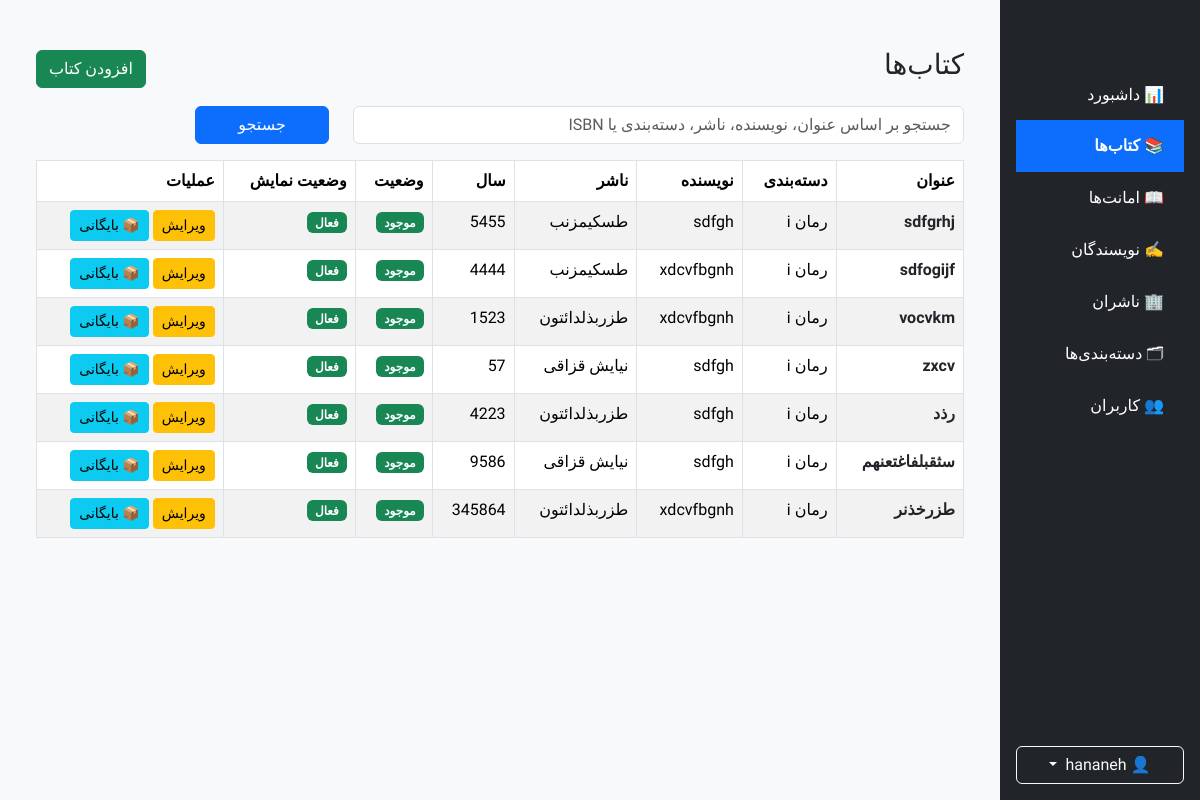
The app's page /dashboard/books/ (signed in), older data.
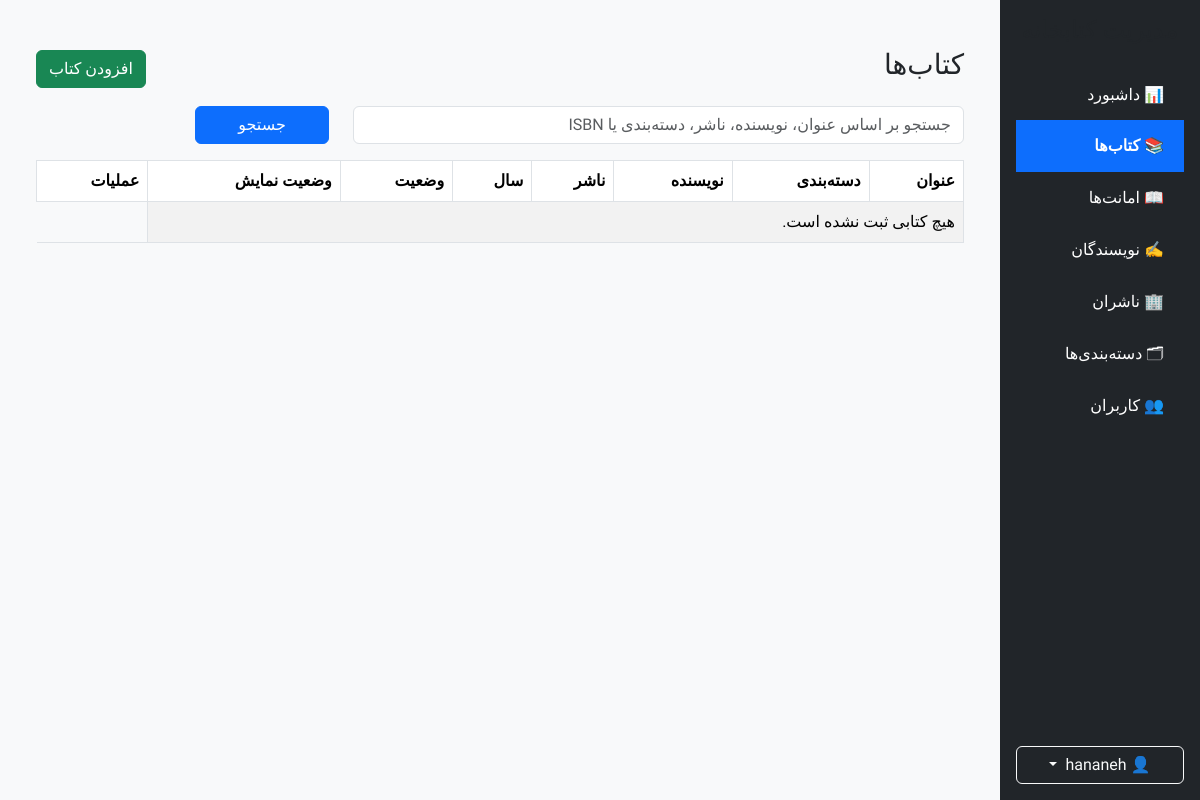
The same page, newer data.
### books/models.py (models this page shows, shortened)
class Book(BaseModel):
    category = models.ForeignKey(
        Category,
        on_delete=models.PROTECT,
        related_name="books",
        verbose_name="دسته‌بندی"
    )
    author = models.ForeignKey(
        Author,
        on_delete=models.PROTECT,
        related_name="books",
        verbose_name="نویسنده"
    )
    publisher = models.ForeignKey(
        Publisher,
        on_delete=models.PROTECT,
        related_name="books",
        verbose_name="ناشر"
    )
    title = models.CharField(
        max_length=200,
        verbose_name="عنوان کتاب"
    )
    isbn = models.CharField(
        max_length=100,
        unique=True,
        verbose_name="ISBN"
    )
    publish_year = models.PositiveIntegerField(
        verbose_name="سال انتشار",
    )
    pages = models.PositiveIntegerField(
        verbose_name="تعداد صفحات"
    )
    description = models.TextField(
        blank=True,
        verbose_name="توضیحات"
    )
    summary = models.TextField(
    blank=True,
    verbose_name="خلاصه کتاب"
    )
    language = models.CharField(
    max_length=50,
    default="فارسی",
    verbose_name="زبان"
    )
    copies = models.PositiveIntegerField(
    default=1,
    verbose_name="تعداد نسخه"
    )
    image = models.ImageField(
        upload_to="books/",
        blank=True,
        null=True,
        verbose_name="تصویر جلد"
    )
    is_available = models.BooleanField(
        default=True,
        verbose_name="موجود"
    )
    is_active = models.BooleanField(
        default=True,
        verbose_name="فعال"
    )
    class Meta:
        verbose_name = "کتاب"
        verbose_name_plural = "کتاب‌ها"
        ordering = ["title"]

class Category(BaseModel):
    name = models.CharField(
        max_length=100,
        unique=True,
        verbose_name="نام دسته‌بندی"
    )
    class Meta:
        verbose_name = "دسته‌بندی"
        verbose_name_plural = "دسته‌بندی‌ها"
        ordering = ["name"]

class Author(BaseModel):
    full_name = models.CharField(
        max_length=150,
        unique=True,
        verbose_name="نام نویسنده"
    )
    class Meta:
        verbose_name = "نویسنده"
        verbose_name_plural = "نویسندگان"
        ordering = ["full_name"]

class Publisher(BaseModel):
    name = models.CharField(
        max_length=150,
        unique=True,
        verbose_name="نام ناشر"
    )
    class Meta:
        verbose_name = "ناشر"
        verbose_name_plural = "ناشران"
        ordering = ["name"]

### books/views.py (the view, shortened to what this page needs)
# urls.py: path("dashboard/books/",views.AdminBookListView.as_view(),name="admin-book-list",),
class AdminBookListView(SuperUserRequiredMixin,ListView,):
    model = Book
    template_name = "books/admin/book_list.html"
    context_object_name = "books"
    paginate_by = 10
    def get_queryset(self):
        queryset = Book.objects.select_related(
            "category",
            "author",
            "publisher", )
        search = self.request.GET.get("search")
        return queryset
    def get_context_data(self, **kwargs):
        context = super().get_context_data(**kwargs)
        context["sidebar"] = "book"
        return context

### core/mixins.py (called while the page is built)
    def test_func(self):
        return self.request.user.is_superuser

### books/templates/books/admin/book_list.html (shortened to what this page needs)
{% extends "shared/_admin_layout.html" %}
{% block sidebar %}
    {% include "shared/_admin_sidebar.html" %}
{% endblock %}
{% block content %}
<div class="container mt-4">
    <div class="d-flex justify-content-between align-items-center mb-3">
        <h3>کتاب‌ها</h3>
        <a href="{% url 'book-create' %}" class="btn btn-success">
            افزودن کتاب
        </a>
    </div>
    <form method="get" class="mb-3">
        <div class="row">
            <div class="col-md-8">
                <input
                    type="text"
                    name="search"
                    class="form-control"
                    placeholder="جستجو بر اساس عنوان، نویسنده، ناشر، دسته‌بندی یا ISBN"
                    value="{{ request.GET.search }}"
                >
            </div>
            <div class="col-md-2">
                <button class="btn btn-primary w-100">
                    جستجو
                </button>
            </div>
        </div>
    </form>
    <table class="table table-bordered table-striped table-hover">
        <thead>
        <tr>
            <th>عنوان</th>
            <th>دسته‌بندی</th>
            <th>نویسنده</th>
            <th>ناشر</th>
            <th>سال</th>
            <th>وضعیت</th>
            <th>وضعیت نمایش</th>
            <th>عملیات</th>
        </tr>
        </thead>
        <tbody>
        {% for book in books %}
            <tr {% if not book.is_active %}class="table-secondary"{% endif %}>
               <td><a href="{% url 'book-detail' book.pk %}" class="book-link text-dark fw-bold text-decoration-none">{{ book.title }}</a></td>
                <td>{{ book.category.name }}</td>
                <td>{{ book.author.full_name }}</td>
                <td>{{ book.publisher.name }}</td>
                <td>{{ book.publish_year }}</td>
                <td>
                    {% if book.is_available %}
                        <span class="badge bg-success">موجود</span>
                    {% else %}
                        <span class="badge bg-danger">ناموجود</span>
                    {% endif %}
                </td>
<td>
    {% if book.is_active %}
        <span class="badge bg-success">
            فعال
        </span>
    {% else %}
        <span class="badge bg-secondary">
            بایگانی شده
        </span>
    {% endif %}
</td>
<td>
    {% if book.is_active %}
        <a href="{% url 'book-update' book.id %}"
           class="btn btn-warning btn-sm">
            ویرایش
        </a>
        <a href="{% url 'book-delete' book.id %}"
           class="btn btn-info btn-sm">
            📦 بایگانی
        </a>
    {% endif %}
</td>
            </tr>
        {% empty %}
            <tr>
                <td colspan="7">
                    هیچ کتابی ثبت نشده است.
                </td>
            </tr>
        {% endfor %}
        </tbody>
    </table>
</div>
{% endblock %}

Row changes from the older to the newer data that the page shows:
removed Book: title "sdfgrhj", category.name "رمان i", author.full_name "sdfgh", publisher.name "طسکیمزنب", publish_year "5455", is_available "موجود", is_active "فعال"
removed Book: title "sdfogijf", category.name "رمان i", author.full_name "xdcvfbgnh", publisher.name "طسکیمزنب", publish_year "4444", is_available "موجود", is_active "فعال"
removed Book: title "vocvkm", category.name "رمان i", author.full_name "xdcvfbgnh", publisher.name "طزربذلدائتون", publish_year "1523", is_available "موجود", is_active "فعال"
removed Book: title "zxcv", category.name "رمان i", author.full_name "sdfgh", publisher.name "نیایش قزاقی", publish_year "57", is_available "موجود", is_active "فعال"
removed Book: title "رذد", category.name "رمان i", author.full_name "sdfgh", publisher.name "طزربذلدائتون", publish_year "4223", is_available "موجود", is_active "فعال"
removed Book: title "سثقبلفاغتعنهم", category.name "رمان i", author.full_name "sdfgh", publisher.name "نیایش قزاقی", publish_year "9586", is_available "موجود", is_active "فعال"
removed Book: title "طزرخذنر", category.name "رمان i", author.full_name "xdcvfbgnh", publisher.name "طزربذلدائتون", publish_year "345864", is_available "موجود", is_active "فعال"
Text that changed along with them:
text now shown: "هیچ کتابی ثبت نشده است."
